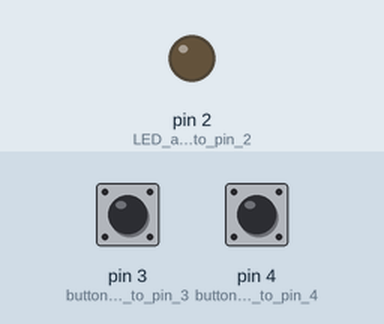
The sketch below on a simulated Arduino Uno, built with avr-gcc and run on an emulated ATmega328P. Shown: output pins drawn as LEDs (lit = HIGH). Dashed ring = blinking. The test bench sets the inputs (shaded band); at power-on: pin 3 (button_attached_to_pin_3) LOW, pin 4 (button_attached_to_pin_4) LOW.

Above: at 1.2 s.
1.3 s: pin 3 (button_attached_to_pin_3) pulled HIGH for 1 s
At 1.55 s:
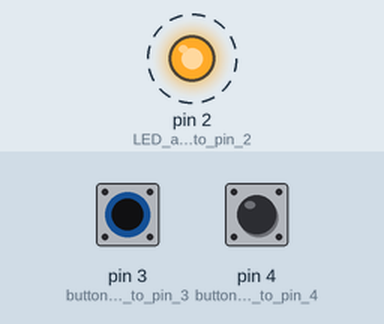
4.3 s: pin 4 (button_attached_to_pin_4) pulled HIGH for 3.2 s
At 8.6 s:
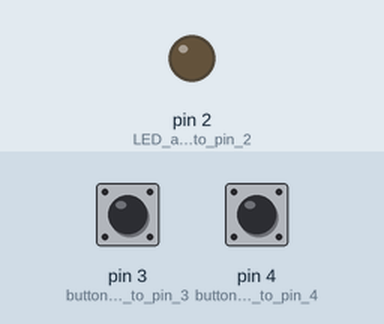
9.0 s: pin 3 (button_attached_to_pin_3) pulled HIGH for 3.2 s
At 9.25 s:
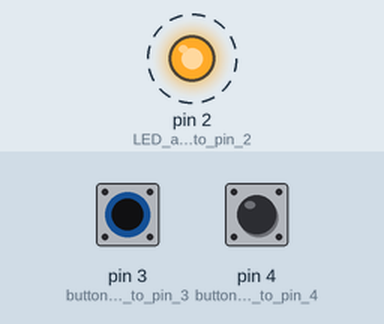
Timing chart, 0 to 13.6 s (numbered marks = the images above; inputs shaded):
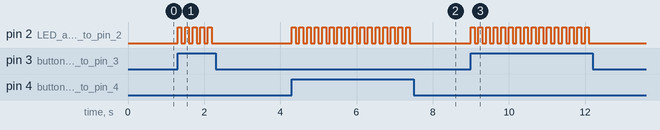

The sketch:

blinkyMultiButton.ino
```cpp
void setup() {
  // put your setup code here, to run once:
  pinMode(2, OUTPUT); // LED attached to pin 2
  pinMode(3, INPUT);  // button attached to pin 3
  pinMode(4, INPUT);  // button attached to pin 4
}

void loop() {
  // put your main code here, to run repeatedly:

  //  this if statement has an 'and'
  //  if both buttons are pressed at the same time
  //  if (digitalRead(3) == HIGH && digitalRead(4) == HIGH) {

  // this if statement has an 'or'
  // if either button is pressed
  if (digitalRead(3) == HIGH || digitalRead(4) == HIGH) {
    digitalWrite(2, HIGH); // turn the LED on
    delay(100);            // wait a moment
    digitalWrite(2, LOW);  // turn the LED off
    delay(100);            // wait a moment
  } else {                // if the statement above is not true
    digitalWrite(2, LOW); // turn the LED off
  }

}
```

Measured:
- after the input at 1.3 s, pin 2 (LED_attached_to_pin_2): alternates HIGH for 0.10 s and LOW for 0.10 s, 10 changes in all, then stays LOW, starting at once
- after the input at 4.3 s, pin 2 (LED_attached_to_pin_2): alternates HIGH for 0.10 s and LOW for 0.10 s, 32 changes in all, then stays LOW, starting at once
- after the input at 9.0 s, pin 2 (LED_attached_to_pin_2): alternates HIGH for 0.10 s and LOW for 0.10 s, 32 changes in all, then stays LOW, starting at once
